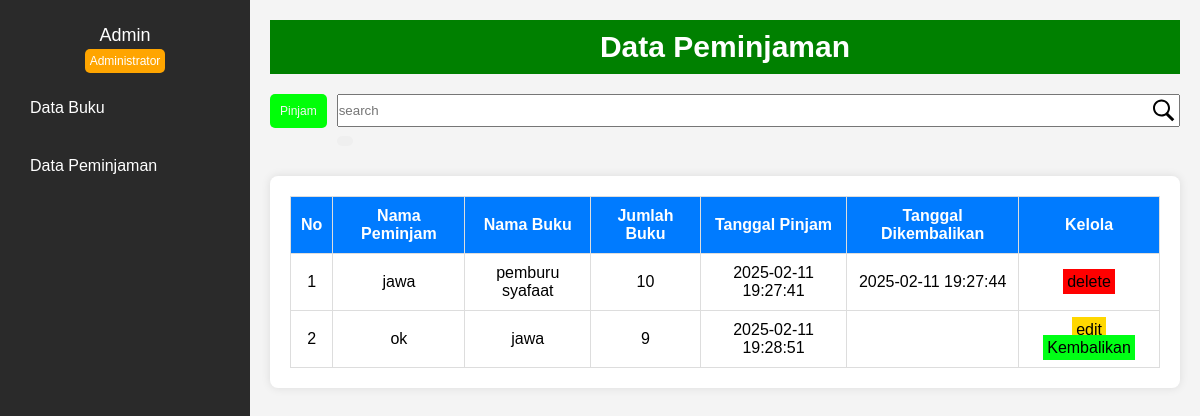
Screenshot of /peminjaman.php with the database file from the repository.
### tables this page shows
CREATE TABLE `peminjam` (
  `id_peminjam` int NOT NULL,
  `nama_peminjam` varchar(255) DEFAULT NULL,
  `id_buku` int DEFAULT NULL,
  `jumlah_buku` bigint DEFAULT NULL,
  `created_at` timestamp NOT NULL DEFAULT CURRENT_TIMESTAMP,
  `update_at` timestamp NULL DEFAULT NULL
);

CREATE TABLE `buku` (
  `id_buku` int NOT NULL,
  `judul_buku` varchar(255) NOT NULL,
  `pengarang` varchar(255) NOT NULL,
  `jumlah_buku` int NOT NULL,
  `created_at` timestamp NULL DEFAULT CURRENT_TIMESTAMP,
  `update_at` timestamp NULL DEFAULT CURRENT_TIMESTAMP
);

### peminjaman.php (the view, shortened to what this page needs)
<?php
include "koneksi.php";
$search = isset($_GET['search']) ? $_GET['search'] : '';
$query = "SELECT peminjam.*, buku.judul_buku
          FROM peminjam
          LEFT JOIN buku ON peminjam.id_buku = buku.id_buku";
$data = mysqli_query($con, "$query");
?>
<!DOCTYPE html>
<html lang="id">
<head>
    <link rel="stylesheet" href="dashboard.css">
</head>
<body>
    <div class="sidebar">
        <div class="profile">
            <p>Admin</p>
            <span class="role">Administrator</span>
        </div>
        <nav>
            <ul>
                <li><a href="dashboard.php">Data Buku</a></li>
                <li><a href="peminjaman.php">Data Peminjaman</a></li>
            </ul>
        </nav>
    </div>
    <div class="content">
        <header>
            <h2>Data Peminjaman</h2>
        </header>
        <div class="fitur">
            <a href="tambahpeminjam.php">
                <button class="btn-tambah">Pinjam</button>
            </a>
            <div class="div-search">
                <form action="" method="GET">
                    <input type="text" name="search" class="search" placeholder="search" value="<?php echo htmlspecialchars($search); ?>">
                    <button type="submit">
                        <img src="./search.svg" alt="">
                    </button>
                </form>
            </div>
        </div>
        <div class="table-container">
            <table>
                <thead>
                    <tr>
                        <th>No</th>
                        <th>Nama Peminjam</th>
                        <th>Nama Buku</th>
                        <th>Jumlah Buku</th>
                        <th>Tanggal Pinjam</th>
                        <th>Tanggal Dikembalikan</th>
                        <th>Kelola</th>
                    </tr>
                </thead>
                <tbody><?php
                    $n = 1;
                    $getdata = mysqli_fetch_all($data,MYSQLI_ASSOC);
                    if(empty($getdata)){?>
                        <tr>
                            <td colspan="6">
                                <h1 style="text-align: center;">Data Belum Ada</h1>
                            </td>
                        </tr>
                        <?php } else {
                            foreach($getdata as $row){
                        ?>
                        <tr>
                            <td><?php echo $n++ ?></td>
                            <td><?php echo $row['nama_peminjam'] ?></td>
                            <td>
                                <?php
                                    $querygetnamabuku ="SELECT peminjam.id_peminjam, buku.judul_buku
                                    FROM peminjam
                                    JOIN buku ON peminjam.id_buku = buku.id_buku";
                                    $resultgetnamabuku = mysqli_query($con, $querygetnamabuku);
                                    while($rowgetnamabuku = mysqli_fetch_assoc($resultgetnamabuku)){
                                        if($row['id_peminjam'] == $rowgetnamabuku['id_peminjam']){
                                            echo $rowgetnamabuku['judul_buku'];
                                        }
                                    }
                                ?>
                            </td>
                            <td><?php echo $row['jumlah_buku'] ?></td>
                            <td><?php echo $row['created_at'] ?></td>
                            <td><?php echo $row['update_at'] ?></td>
                            <td>
                            <?php if(is_null($row['update_at'])) { ?>
                                <a href="editbuku.php?id_buku=<?php echo $row['id_buku'] ?>" class="btn-edit">edit</a>
                                <a href="?kembalikan=<?php echo $row['id_peminjam'] ?>" onclick="return confirm('Apakah Anda yakin ingin mengembalikan buku ini?')" class="btn-kembali">Kembalikan</a>
                            <?php } else { ?>
                                <a href="deletebuku.php?id_buku=<?php echo $row['id_buku'] ?>" onclick="return confirm('Apakah Anda yakin ingin menghapus buku ini?')" class="btn-delete">delete</a>
                            <?php } ?>
                        </td>
                        </tr>
                        <?php
                            }}
                        ?>
                </tbody>
            </table>
        </div>
    </div>
</body>
</html>

### dashboard.css (style rules this page uses)
*,body { margin: 0; padding: 0; box-sizing: border-box; font-family: Arial, sans-serif; }
body { display: flex; background-color: #f4f4f4; }
.sidebar { width: 250px; background-color: #2a2a2a; color: white; padding: 20px; height: 100vh; }
.profile { text-align: center; margin-bottom: 20px; }
.profile p { font-size: 18px; margin: 5px 0; }
.role { background-color: orange; padding: 5px; border-radius: 5px; font-size: 12px; }
nav ul { list-style: none; }
nav ul li { margin: 20px 0; }
nav ul li a { text-decoration: none; color: white; font-size: 16px; display: block; padding: 10px; border-radius: 5px; }
.content { flex: 1; padding: 20px; }
header { background-color: #008000; color: white; padding: 10px; text-align: center; font-size: 20px; margin-bottom: 20px; }
.table-container { background: white; padding: 20px; margin-top: 30px; border-radius: 8px; box-shadow: 0 0 10px rgba(0, 0, 0, 0.1); }
table { width: 100%; border-collapse: collapse; }
table th, table td { padding: 10px; border: 1px solid #ddd; text-align: center; }
table th { background-color: #007bff; color: white; }
button { border: none; cursor: pointer; padding: 5px 8px; border-radius: 5px; }
.fitur { display: flex; }
.btn-tambah { background-color: #00ff08; margin-right: 10px; padding: 10px; font-size: 12px; color: #f4f4f4; }
.div-search { position: relative; width: 100%; }
.div-search input { width: 100%; height: 33px; }
.div-search img { position: absolute; top: 4px; right:4px; width: 25px; }
.btn-edit { background-color: gold !important; color: black !important; padding: 4px !important; text-decoration: none !important; }
.btn-delete { background-color: red !important; padding: 4px !important; text-decoration: none !important; color: black !important; }
.btn-kembali { background-color: rgb(0, 255, 21) !important; padding: 4px !important; text-decoration: none !important; color: black !important; }

### rows the page displays
peminjam: nama_peminjam "jawa", id_buku.judul_buku "pemburu syafaat", jumlah_buku "10", created_at "2025-02-11 19:27:41", update_at "2025-02-11 19:27:44"
peminjam: nama_peminjam "ok", id_buku.judul_buku "jawa", jumlah_buku "9", created_at "2025-02-11 19:28:51"
